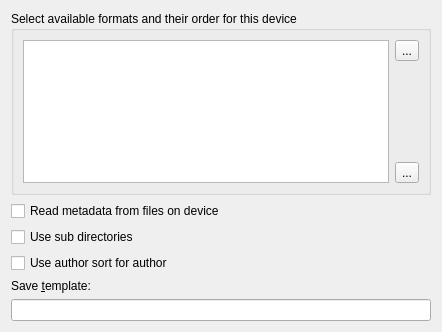
<?xml version="1.0" encoding="UTF-8"?>
<ui version="4.0">
 <class>ConfigWidget</class>
 <widget class="QWidget" name="ConfigWidget">
  <property name="geometry">
   <rect>
    <x>0</x>
    <y>0</y>
    <width>442</width>
    <height>332</height>
   </rect>
  </property>
  <property name="windowTitle">
   <string>Form</string>
  </property>
  <layout class="QGridLayout" name="gridLayout">
   <item row="0" column="0">
    <widget class="QGroupBox" name="groupBox">
     <property name="title">
      <string>Select available formats and their order for this device</string>
     </property>
     <layout class="QVBoxLayout" name="verticalLayout_7">
      <item>
       <layout class="QHBoxLayout" name="horizontalLayout_3">
        <item>
         <widget class="QListWidget" name="columns">
          <property name="alternatingRowColors">
           <bool>true</bool>
          </property>
          <property name="selectionBehavior">
           <enum>QAbstractItemView::SelectRows</enum>
          </property>
         </widget>
        </item>
        <item>
         <layout class="QVBoxLayout" name="verticalLayout_3">
          <item>
           <widget class="QToolButton" name="column_up">
            <property name="text">
             <string>...</string>
            </property>
            <property name="icon">
             <iconset resource="../../../../resources/images.qrc">
              <normaloff>:/images/arrow-up.png</normaloff>:/images/arrow-up.png</iconset>
            </property>
           </widget>
          </item>
          <item>
           <spacer name="verticalSpacer_2">
            <property name="orientation">
             <enum>Qt::Vertical</enum>
            </property>
            <property name="sizeHint" stdset="0">
             <size>
              <width>20</width>
              <height>40</height>
             </size>
            </property>
           </spacer>
          </item>
          <item>
           <widget class="QToolButton" name="column_down">
            <property name="text">
             <string>...</string>
            </property>
            <property name="icon">
             <iconset resource="../../../../resources/images.qrc">
              <normaloff>:/images/arrow-down.png</normaloff>:/images/arrow-down.png</iconset>
            </property>
           </widget>
          </item>
         </layout>
        </item>
       </layout>
      </item>
     </layout>
    </widget>
   </item>
   <item row="1" column="0">
    <widget class="QCheckBox" name="opt_read_metadata">
     <property name="text">
      <string>Read metadata from files on device</string>
     </property>
    </widget>
   </item>
   <item row="2" column="0">
    <widget class="QCheckBox" name="opt_use_subdirs">
     <property name="toolTip">
      <string>If checked, books are placed into sub directories based on their metadata on the device. If unchecked, books are all put into the top level directory.</string>
     </property>
     <property name="text">
      <string>Use sub directories</string>
     </property>
    </widget>
   </item>
   <item row="3" column="0">
    <widget class="QCheckBox" name="opt_use_author_sort">
     <property name="text">
      <string>Use author sort for author</string>
     </property>
    </widget>
   </item>
   <item row="6" column="0">
    <layout class="QGridLayout" name="extra_layout"/>
   </item>
   <item row="7" column="0">
    <spacer name="verticalSpacer_2">
     <property name="orientation">
      <enum>Qt::Vertical</enum>
     </property>
     <property name="sizeHint" stdset="0">
      <size>
       <width>20</width>
       <height>40</height>
      </size>
     </property>
    </spacer>
   </item>
   <item row="4" column="0">
    <widget class="QLabel" name="label">
     <property name="text">
      <string>Save &amp;template:</string>
     </property>
     <property name="buddy">
      <cstring>opt_save_template</cstring>
     </property>
    </widget>
   </item>
   <item row="5" column="0">
    <widget class="QLineEdit" name="opt_save_template"/>
   </item>
  </layout>
 </widget>
 <resources>
  <include location="../../../../resources/images.qrc"/>
 </resources>
 <connections/>
</ui>
